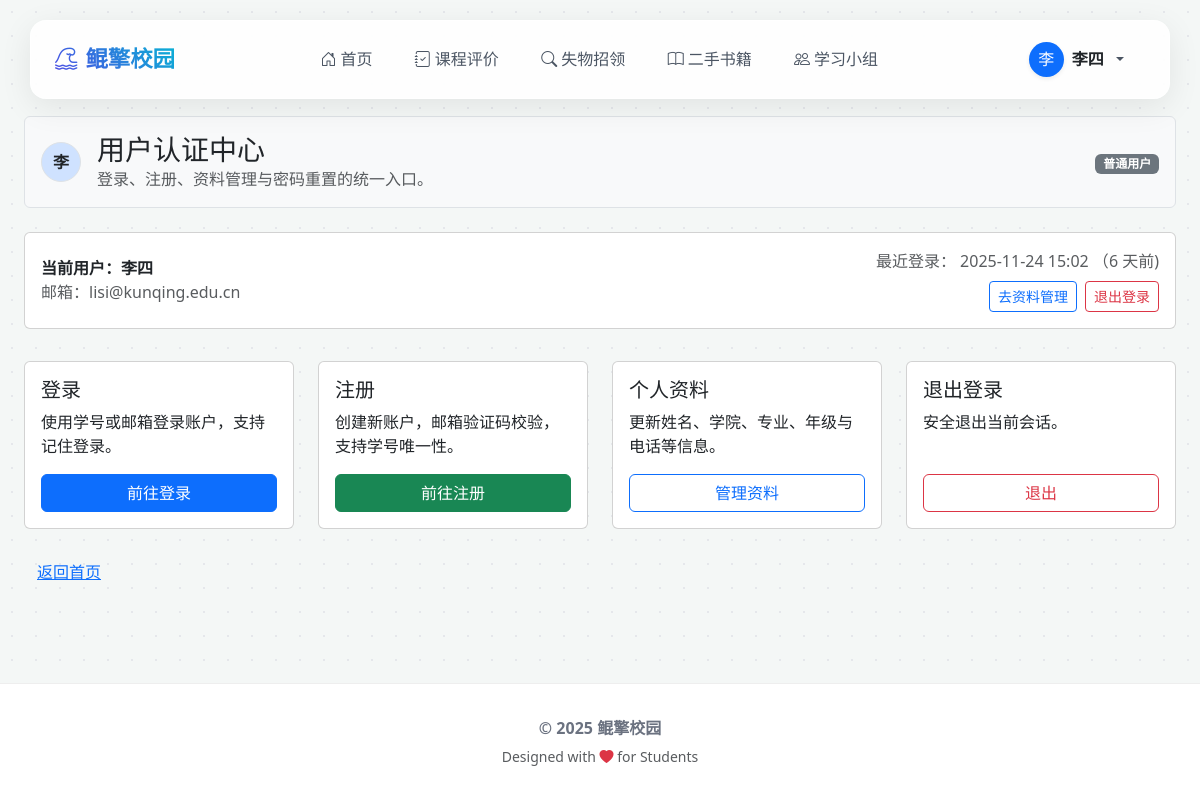
Page /auth/ (signed in) on the committed database.
### app/models.py (models this page shows, shortened)
class User(UserMixin, db.Model):
    __tablename__ = "users"
    id = db.Column(db.Integer, primary_key=True)
    student_id = db.Column(db.String(20), unique=True, nullable=False, index=True)
    email = db.Column(db.String(120), unique=True, nullable=False, index=True)
    password_hash = db.Column(db.String(128), nullable=False)
    real_name = db.Column(db.String(50))
    college = db.Column(db.String(100))
    major = db.Column(db.String(100))
    grade = db.Column(db.String(20))
    phone = db.Column(db.String(20))
    avatar = db.Column(db.String(255))
    is_admin = db.Column(db.Boolean, default=False, nullable=False)  # 管理员标识
    admin_level = db.Column(db.Integer, default=0)  # 管理员级别：0-普通用户，1-普通管理员，2-超级管理员
    create_time = db.Column(db.DateTime, default=db.func.now(), nullable=False)
    last_login = db.Column(db.DateTime)
    lost_founds = db.relationship(
        "LostFound",
        backref="user",
        lazy="dynamic",
        cascade="all, delete-orphan",
    )
    secondhand_books = db.relationship(
        "SecondhandBook",
        backref="user",
        lazy="dynamic",
        cascade="all, delete-orphan",
    )
    book_messages = db.relationship(
        "BookMessage",
        backref="user",
        lazy="dynamic",
        cascade="all, delete-orphan",
    )
    course_reviews = db.relationship(
        "CourseReview",
        backref="user",
        lazy="dynamic",
        cascade="all, delete-orphan",
    )
    study_groups = db.relationship(
        "StudyGroup",
        backref=db.backref("owner", lazy=True),
        lazy="dynamic",
        cascade="all, delete-orphan",
    )
    group_memberships = db.relationship(
        "GroupMember",
        backref="user",
        lazy="dynamic",
        cascade="all, delete-orphan",
    )
    @property
    def is_authenticated(self) -> bool:
        return True

### app/routes/auth.py (the view)
@auth_bp.route("/")
def index():
    return render_template("auth/index.html")

### app/templates/auth/index.html (shortened to what this page needs)
{% extends 'base.html' %}
{% block content %}
<div class="row g-4">
  <div class="col-12">
    <div class="p-3 rounded bg-light border d-flex align-items-center justify-content-between">
      <div class="d-flex align-items-center gap-3">
        <div class="rounded-circle bg-primary-subtle border d-inline-flex align-items-center justify-content-center" style="width:40px;height:40px;">
          {% set initial = (current_user.real_name or current_user.student_id or current_user.email or 'U')[:1] if current_user.is_authenticated else 'U' %}
          <span class="fw-bold">{{ initial }}</span>
        </div>
        <div>
          <h3 class="mb-0">用户认证中心</h3>
          <p class="text-muted mb-0">登录、注册、资料管理与密码重置的统一入口。</p>
        </div>
      </div>
      {% if current_user.is_authenticated %}
        <div>
          {% if current_user.admin_level >= 2 %}
            <span class="badge bg-danger">超级管理员</span>
          {% elif current_user.admin_level >= 1 %}
            <span class="badge bg-warning text-dark">管理员</span>
          {% else %}
            <span class="badge bg-secondary">普通用户</span>
          {% endif %}
        </div>
      {% endif %}
    </div>
  </div>
  {% if current_user.is_authenticated %}
  <div class="col-12">
    <div class="card mb-2">
      <div class="card-body">
        <div class="d-flex justify-content-between align-items-center flex-wrap gap-2">
          <div>
            <div class="fw-bold">当前用户：{{ current_user.real_name or current_user.student_id or current_user.email }}</div>
            <div class="text-muted">邮箱：{{ current_user.email or '未设置' }}</div>
          </div>
          <div class="text-end">
            <div class="text-muted">最近登录：
              {% if current_user.last_login %}
                {{ current_user.last_login.strftime('%Y-%m-%d %H:%M') }} （{{ current_user.last_login | timeago }})
              {% else %}
                从未登录
              {% endif %}
            </div>
            <div class="mt-2 d-flex justify-content-end gap-2">
              <a class="btn btn-outline-primary btn-sm" href="{{ url_for('auth.profile') }}">去资料管理</a>
              <a class="btn btn-outline-danger btn-sm" href="{{ url_for('auth.logout') }}">退出登录</a>
            </div>
          </div>
        </div>
      </div>
    </div>
  </div>
  {% endif %}
  <div class="col-12 col-md-6 col-lg-3">
    <div class="card h-100">
      <div class="card-body d-flex flex-column">
        <h5 class="card-title">登录</h5>
        <p class="card-text flex-grow-1">使用学号或邮箱登录账户，支持记住登录。</p>
        <a href="{{ url_for('auth.login') }}" class="btn btn-primary">前往登录</a>
      </div>
    </div>
  </div>
  <div class="col-12 col-md-6 col-lg-3">
    <div class="card h-100">
      <div class="card-body d-flex flex-column">
        <h5 class="card-title">注册</h5>
        <p class="card-text flex-grow-1">创建新账户，邮箱验证码校验，支持学号唯一性。</p>
        <a href="{{ url_for('auth.register') }}" class="btn btn-success">前往注册</a>
      </div>
    </div>
  </div>
  {% if current_user.is_authenticated %}
  <div class="col-12 col-md-6 col-lg-3">
    <div class="card h-100">
      <div class="card-body d-flex flex-column">
        <h5 class="card-title">个人资料</h5>
        <p class="card-text flex-grow-1">更新姓名、学院、专业、年级与电话等信息。</p>
        <a href="{{ url_for('auth.profile') }}" class="btn btn-outline-primary">管理资料</a>
      </div>
    </div>
  </div>
  <div class="col-12 col-md-6 col-lg-3">
    <div class="card h-100">
      <div class="card-body d-flex flex-column">
        <h5 class="card-title">退出登录</h5>
        <p class="card-text flex-grow-1">安全退出当前会话。</p>
        <a href="{{ url_for('auth.logout') }}" class="btn btn-outline-danger">退出</a>
      </div>
    </div>
  </div>
  {% endif %}
  <div class="col-12">
    <a class="btn btn-link" href="{{ url_for('index') }}">返回首页</a>
  </div>
</div>
{% endblock %}

### app/templates/base.html (shortened to what this page needs)
<!DOCTYPE html>
<html lang="zh-CN">
<head>
    <link href="https://cdn.bootcdn.net/ajax/libs/twitter-bootstrap/5.3.0/css/bootstrap.min.css" rel="stylesheet">
    <link href="https://cdn.bootcdn.net/ajax/libs/bootstrap-icons/1.10.0/font/bootstrap-icons.css" rel="stylesheet">
</head>
<body>
    <nav class="navbar navbar-expand-lg navbar-floating">
        <div class="container-fluid px-0">
            <a class="navbar-brand" href="{{ url_for('index') }}">
                <i class="bi bi-tsunami"></i> 鲲擎校园
            </a>
            <div class="collapse navbar-collapse" id="navbarNav">
                <ul class="navbar-nav mx-auto align-items-center">
                    <li class="nav-item">
                        <a class="nav-link" href="{{ url_for('index') }}">
                            <i class="bi bi-house-door me-1"></i>首页
                        </a>
                    </li>
                    <li class="nav-item">
                        <a class="nav-link" href="{{ url_for('courses.index') }}">
                            <i class="bi bi-journal-check me-1"></i>课程评价
                        </a>
                    </li>
                    <li class="nav-item">
                        <a class="nav-link" href="{{ url_for('lost_found.index') }}">
                            <i class="bi bi-search me-1"></i>失物招领
                        </a>
                    </li>
                    <li class="nav-item">
                        <a class="nav-link" href="{{ url_for('books.index') }}">
                            <i class="bi bi-book me-1"></i>二手书籍
                        </a>
                    </li>
                    <li class="nav-item">
                        <a class="nav-link" href="{{ url_for('study_groups.index') }}">
                            <i class="bi bi-people me-1"></i>学习小组
                        </a>
                    </li>
                </ul>
                <ul class="navbar-nav align-items-center">
                    {% if current_user.is_authenticated %}
                        <li class="nav-item dropdown">
                            <a class="nav-link dropdown-toggle d-flex align-items-center gap-2" href="#" role="button" data-bs-toggle="dropdown">
                                <div class="bg-primary text-white rounded-circle d-flex align-items-center justify-content-center shadow-sm" style="width: 35px; height: 35px;">
                                    {{ (current_user.real_name or current_user.student_id)[0] | upper }}
                                </div>
                                <span class="fw-bold text-dark">{{ current_user.real_name or current_user.student_id }}</span>
                            </a>
                        </li>
                    {% else %}
                        <li class="nav-item ms-2">
                            <a class="nav-link btn-login" href="{{ url_for('auth.login') }}">
                                <i class="bi bi-person-fill me-1"></i>登录 / 注册
                            </a>
                        </li>
                    {% endif %}
                </ul>
            </div>
        </div>
    </nav>
    <main>
        {% block content %}{% endblock %}
    </main>
    <footer>
        <div class="container">
            <p class="mb-1 fw-bold">&copy; {{ now.year if now else '2025' }} 鲲擎校园</p>
            <small class="text-muted">Designed with <i class="bi bi-heart-fill text-danger"></i> for Students</small>
        </div>
    </footer>
</body>
</html>

### app/templates/base.html (style rules this page uses)
:root { --bg-body: #f4f7f6; --primary-color: #4f46e5; --primary-hover: #4338ca; --nav-bg: rgba(255, 255, 255, 0.85); --nav-backdrop: blur(16px); --nav-shadow: 0 8px 32px rgba(0, 0, 0, 0.08); --text-dark: #1f2937; }
body { font-family: "PingFang SC", "Microsoft YaHei", "SimHei", system-ui, -apple-system, sans-serif; background-color: var(--bg-body); background-image: radial-gradient(#e5e7eb 1px, transparent 1px); background-size: 24px 24px; min-height: 100vh; display: flex; flex-direction: column; padding-top: 100px; }
.navbar-floating { position: fixed; top: 20px; left: 50%; transform: translateX(-50%); width: 95%; max-width: 1200px; background: var(--nav-bg); backdrop-filter: var(--nav-backdrop); -webkit-backdrop-filter: var(--nav-backdrop); border-radius: 16px; border: 1px solid rgba(255, 255, 255, 0.6); box-shadow: var(--nav-shadow); z-index: 1030; padding: 0.7rem 1.5rem; transition: all 0.3s ease; }
.navbar-brand { font-weight: 800; font-size: 1.4rem; background: linear-gradient(45deg, #4f46e5, #06b6d4); -webkit-background-clip: text; -webkit-text-fill-color: transparent; display: flex; align-items: center; gap: 8px; }
.nav-link { color: #4b5563 !important; font-weight: 500; padding: 0.6rem 1.2rem !important; border-radius: 10px; transition: all 0.2s ease; margin: 0 2px; }
main { flex: 1; width: 100%; max-width: 1200px; margin: 0 auto; padding: 0 1.5rem; }
footer { margin-top: 4rem; padding: 2rem 0; background: white; border-top: 1px solid #eee; text-align: center; color: #6b7280; }

### rows in the picture
User: real_name "李", real_name "李四", email "lisi@kunqing.edu.cn", last_login "2025-11-24 15:02", last_login "6 天前"

### other values in the picture
{{ initial }} "李"
{{ now.year if now else '2025' }} "2025"
